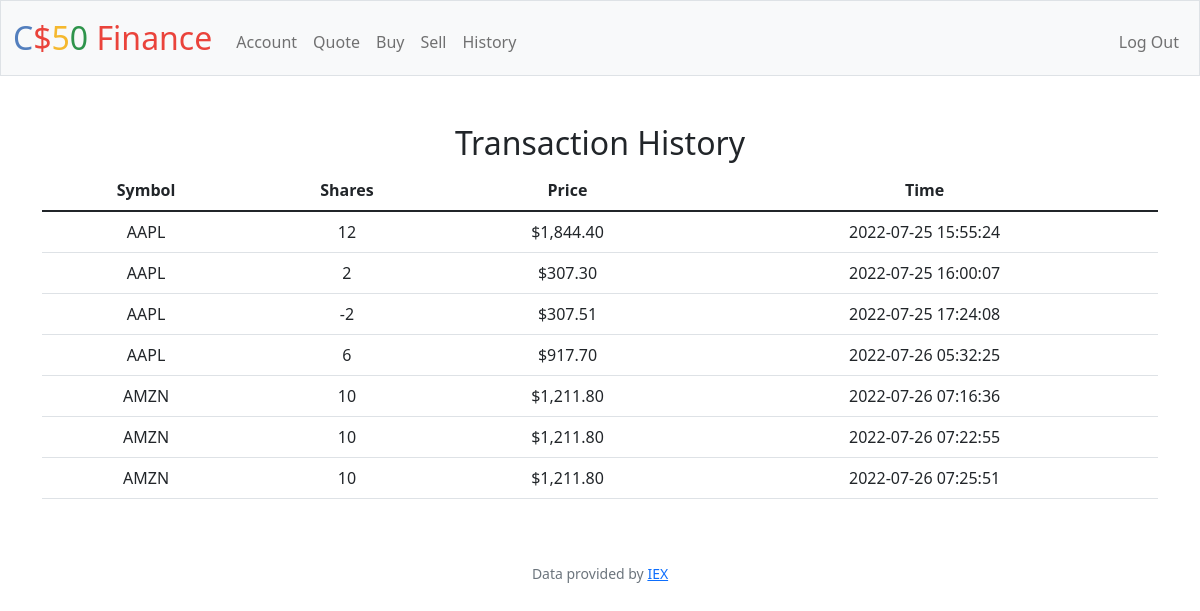
The app's page /history (signed in) with its own data.
### tables this page shows
CREATE TABLE 'history' ('id' INTEGER PRIMARY KEY AUTOINCREMENT NOT NULL, 'symbol' TEXT, 'shares' INTEGER, 'price' NUMERIC, 'time' DATETIME DEFAULT CURRENT_TIMESTAMP, 'user_id'  INTEGER NOT NULL  );

### app.py (the view)
@app.route("/history")
@login_required
def history():
    user_id = session["user_id"]
    rows = db.execute("SELECT * FROM history WHERE user_id = ?", user_id)
    return render_template("history.html", len=len(rows), value=rows)

### app.py (called while the page is built)
@app.after_request
def after_request(response):
    response.headers["Cache-Control"] = "no-cache, no-store, must-revalidate"
    response.headers["Expires"] = 0
    response.headers["Pragma"] = "no-cache"
    return response

### helpers.py (called while the page is built)
def login_required(f):
    @wraps(f)
    def decorated_function(*args, **kwargs):
        if session.get("user_id") is None:
            return redirect("/login")
        return f(*args, **kwargs)
    return decorated_function

def usd(value):
    return f"${value:,.2f}"

### templates/history.html (shortened to what this page needs)
{% extends "layout.html" %}
{% block main %}
<h2>Transaction History</h2>
<div class="container">
    <table class="table">
        <thead class="thead-dark">
            <tr>
                <th scope="col">Symbol</th>
                <th scope="col">Shares</th>
                <th scope="col">Price</th>
                <th scope="col">Time</th>
            </tr>
        </thead>
        <tbody>
            {% for i in range(0, len) %}
            <tr>
                <td>{{value[i]["symbol"]}}</td>
                <td>{{value[i]["shares"]}}</td>
                <td>{{value[i]["price"] | usd}}</td>
                <td>{{value[i]["time"]}}</td>
            </tr>
            {% endfor %}
        </tbody>
    </table>
</div>
{% endblock %}

### templates/layout.html (shortened to what this page needs)
<!DOCTYPE html>
<html lang="en">
    <head>
        <link href="https://cdn.jsdelivr.net/npm/bootstrap@5.1.3/dist/css/bootstrap.min.css" rel="stylesheet">
        <link href="/static/styles.css" rel="stylesheet">
    </head>
    <body>
        <nav class="bg-light border navbar navbar-expand-md navbar-light">
            <div class="container-fluid">
                <a class="navbar-brand" href="/"><span class="blue">C</span><span class="red">$</span><span class="yellow">5</span><span class="green">0</span> <span class="red">Finance</span></a>
                <div class="collapse navbar-collapse" id="navbar">
                    {% if session["user_id"] %}
                        <ul class="navbar-nav me-auto mt-2">
                            <li class="nav-item"><a class="nav-link" href="/account">Account</a></li>
                            <li class="nav-item"><a class="nav-link" href="/quote">Quote</a></li>
                            <li class="nav-item"><a class="nav-link" href="/buy">Buy</a></li>
                            <li class="nav-item"><a class="nav-link" href="/sell">Sell</a></li>
                            <li class="nav-item"><a class="nav-link" href="/history">History</a></li>
                        </ul>
                        <ul class="navbar-nav ms-auto mt-2">
                            <li class="nav-item"><a class="nav-link" href="/logout">Log Out</a></li>
                        </ul>
                    {% else %}
                        <ul class="navbar-nav ms-auto mt-2">
                            <li class="nav-item"><a class="nav-link" href="/register">Register</a></li>
                            <li class="nav-item"><a class="nav-link" href="/login">Log In</a></li>
                        </ul>
                    {% endif %}
                </div>
            </div>
        </nav>
        <main class="container-fluid py-5 text-center">
            {% block main %}{% endblock %}
        </main>
        <footer class="mb-5 small text-center text-muted">
            Data provided by <a href="https://iexcloud.io/">IEX</a>
        </footer>
    </body>
</html>

### static/styles.css (style rules this page uses)
nav .navbar-brand { font-size: xx-large; }
nav .navbar-brand .blue { color: #537fbe; }
nav .navbar-brand .red { color: #ea433b; }
nav .navbar-brand .yellow { color: #f5b82e; }
nav .navbar-brand .green { color: #2e944b; }

### records on screen
history: symbol "AAPL", shares "12", price "$1,844.40", time "2022-07-25 15:55:24"
history: symbol "AAPL", shares "2", price "$307.30", time "2022-07-25 16:00:07"
history: symbol "AAPL", shares "-2", price "$307.51", time "2022-07-25 17:24:08"
history: symbol "AAPL", shares "6", price "$917.70", time "2022-07-26 05:32:25"
history: symbol "AMZN", shares "10", price "$1,211.80", time "2022-07-26 07:16:36"
history: symbol "AMZN", shares "10", price "$1,211.80", time "2022-07-26 07:22:55"
history: symbol "AMZN", shares "10", price "$1,211.80", time "2022-07-26 07:25:51"
